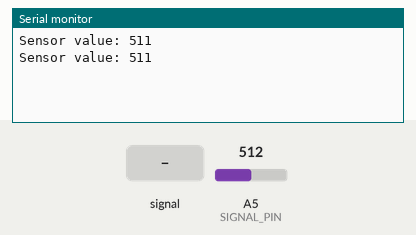
Recording of a sketch running on a simulated Arduino Uno, built with avr-gcc and run on an emulated ATmega328P. On the bench: the last lines printed to the serial monitor. The test bench sets the inputs (shaded band); at power-on: A5 (SIGNAL_PIN) = 512.

Above: at 1.8 s.
1.9 s: A5 (SIGNAL_PIN) fed a 200 Hz sine of ±81 counts around its level
At 2.8 s:
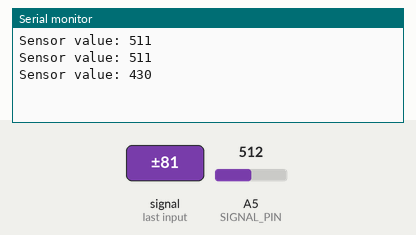
3.4 s: A5 (SIGNAL_PIN) set to 716
At 4.4 s:
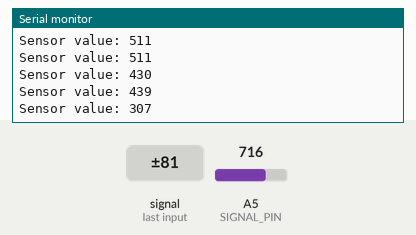
4.9 s: A5 (SIGNAL_PIN) fed a 1000 Hz sine of ±255 counts around its level
At 5.6 s:
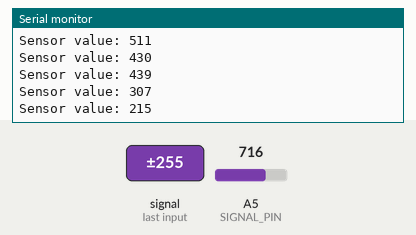
6.4 s: A5 (SIGNAL_PIN) set to 900
At 7.9 s:
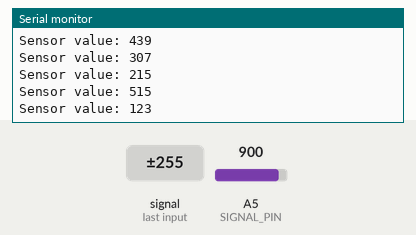
Timing chart, 0 to 8.9 s (numbered marks = the images above; inputs shaded):
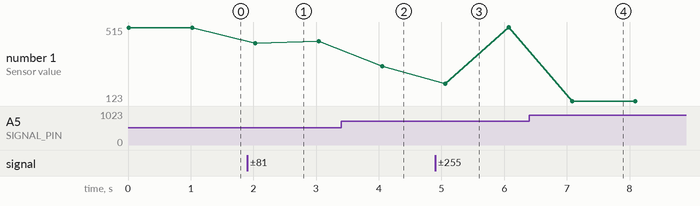

The sketch:

water_sensor.ino
```cpp
#define POWER_PIN  7
#define SIGNAL_PIN A5

int value = 0; // variable to store the sensor value

void setup() {
  Serial.begin(9600 * 2);
  pinMode(POWER_PIN, OUTPUT);   // configure D7 pin as an OUTPUT
  digitalWrite(POWER_PIN, LOW); // turn the sensor OFF
}

void loop() {
  digitalWrite(POWER_PIN, HIGH);  // turn the sensor ON
  delay(10);                      // wait 10 milliseconds
  value = analogRead(SIGNAL_PIN); // read the analog value from sensor
  digitalWrite(POWER_PIN, LOW);   // turn the sensor OFF

  Serial.print("Sensor value: ");
  Serial.println(1023 - value);

  delay(1000);
}
```

Measured:
- after the input at 1.9 s, the serial monitor: prints a new line after 0.13 s (image 1)
- after the input at 3.4 s, the serial monitor: prints a new line after 0.65 s (image 2)
- after the input at 4.9 s, the serial monitor: prints a new line after 0.16 s (image 3)
- after the input at 6.4 s, the serial monitor: prints a new line after 0.68 s (image 4)
- plotted number 1: 511 → 439 after the input at 1.9 s, 439 → 307 after the input at 3.4 s, 307 → 515 after the input at 4.9 s, 515 → 123 after the input at 6.4 s
